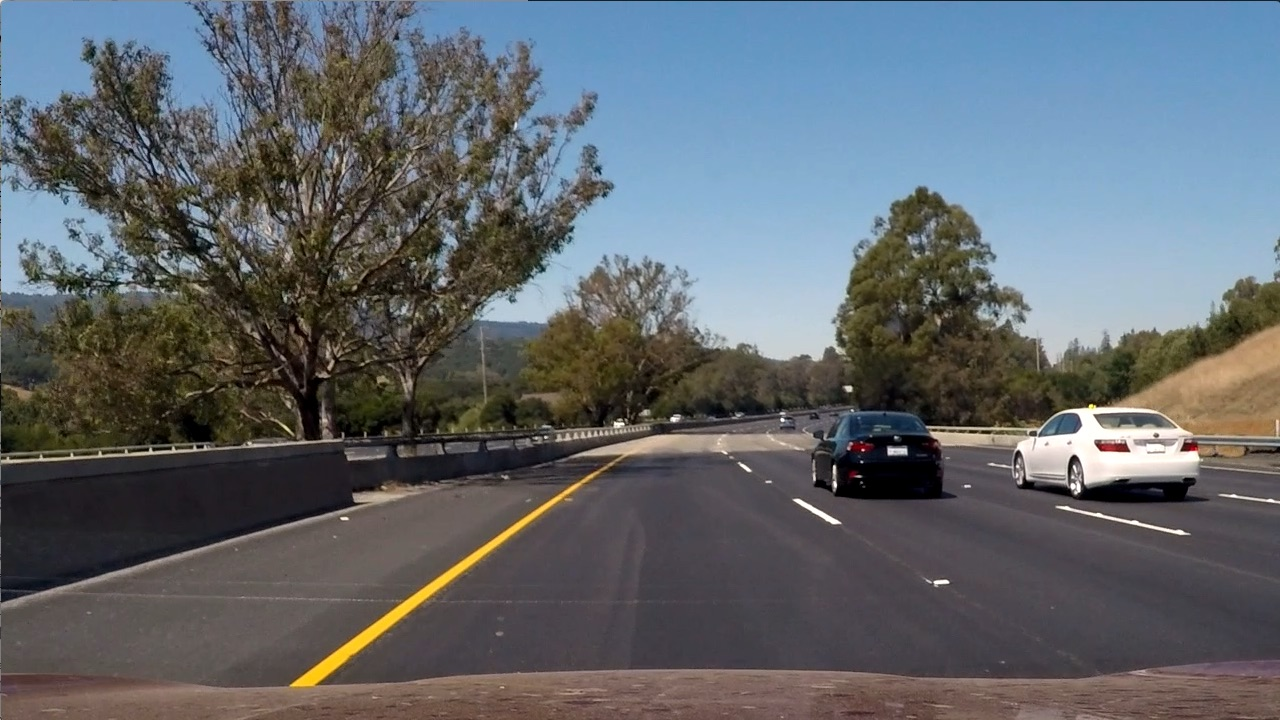
#> input picture CarND-Advanced-Lane-Lines/test_images/test6.jpg, 1280 x 720 px, found by its file name
$ python Code.py   (older library calls are emulated)
#> lines starting #> are read from the running program, lines starting #| are printed output that depends on the picture; after the words box and inside, x2 and y2 are one past the last pixel; in counts of white or black regions, pixels touching at a corner belong together
import numpy as np
import cv2
import matplotlib.pyplot as plt
import matplotlib.image as mpimg
import glob
import pylab


'''
images = glob.glob('/home/gokul/CarND-Advanced-Lane-Lines-master/camera_cal/calibration*.jpg')

objpoints = []
imgpoints = []

objp = np.zeros((6*9, 3), np.float32)
objp[:,:2] = np.mgrid[0:9,0:6].T.reshape(-1,2)
i = 0
for fname in images:
    image = cv2.imread(fname)
    gray = cv2.cvtColor(image, cv2.COLOR_BGR2GRAY)
    ret, corners = cv2.findChessboardCorners(gray, (9,6), None)
    i = i + 1
    imgpoints.append(corners)
    objpoints.append(objp)
    objpoint = []
    imgpoint = []
    imgpoint.append(corners)
    objpoint.append(objp)
    if ret == True:
        img = cv2.drawChessboardCorners(image, (9,6), corners, ret)
        ret, mtx, dist, rvecs, tvecs = cv2.calibrateCamera(objpoint, imgpoint, gray.shape[::-1], None, None)
        dst = cv2.undistort(img, mtx, dist, None, mtx)

ret, mtx, dist, rvecs, vecs = cv2.calibrateCamera(objpoints, imgpoints, gray.shape[::-1], None, None)
print(dist)
print(mtx)
j = 0
for fname in images:
    j = j + 1
    image = cv2.imread(fname)
    gray = cv2.cvtColor(image, cv2.COLOR_BGR2GRAY)
    ret, corners = cv2.findChessboardCorners(gray, (9, 6), None)
    img = cv2.drawChessboardCorners(image, (9, 6), corners, ret)
    dst = cv2.undistort(image, mtx, dist, None, mtx)

    if j == 17:
        plt.imshow(dst)
        plt.show()
        plt.imshow(image)
        plt.show()
'''

''' Using calibrated 'dist' and 'mtx' '''
dist = np.array([[-2.41017956e-01,  -5.30721171e-02,  -1.15810354e-03,  -1.28318858e-04,  2.67125300e-02]])
mtx = np.array([[1.15396093e+03,   0.00000000e+00,   6.69705357e+02],
                [0.00000000e+00,   1.14802496e+03,   3.85656234e+02],
                [0.00000000e+00,   0.00000000e+00,   1.00000000e+00]])
fname = ('/home/gokul/CarND-Advanced-Lane-Lines-master/test_images/test6.jpg')
image = cv2.imread(fname)
#> image is the input picture: shape (720, 1280, 3); mean B, G, R 107.9, 102.6, 97


def s_thresh(img, thresh=(0,255)):
    hls = cv2.cvtColor(img, cv2.COLOR_BGR2HLS)
    s_channel = hls[:, :, 2]
    s_thresh_min = thresh[0]
    s_thresh_max = thresh[1]
    s_binary = np.zeros_like(s_channel)
    s_binary[(s_channel >= s_thresh_min) & (s_channel <= s_thresh_max)] = 1
    return s_binary

def abs_sobel_thresh(img, orient, sobel_kernel=3, thresh=(0, 255)):
    gray = cv2.cvtColor(img, cv2.COLOR_BGR2GRAY)
    if orient == 'x':
        sobel = cv2.Sobel(gray, cv2.CV_64F, 1, 0)
    if orient == 'y':
        sobel = cv2.Sobel(gray, cv2.CV_64F, 0, 1)
    scaled_sobel = np.uint8((255*(np.absolute(sobel)))/np.max(np.absolute(sobel)))
    binary_image = np.zeros_like(scaled_sobel)
    binary_image[(scaled_sobel<thresh[1]) & (scaled_sobel>thresh[0])] = 1
    return binary_image

def mag_thresh(img, sobel_kernel=3, thresh=(0, 255)):
    gray = cv2.cvtColor(img, cv2.COLOR_BGR2GRAY)
    sobelx = cv2.Sobel(gray, cv2.CV_64F, 1, 0)
    sobely = cv2.Sobel(gray, cv2.CV_64F, 0, 1)
    sobel = np.sqrt((sobelx**2) + (sobely**2))
    scaled_sobel = np.uint8((255 * sobel) / np.max(sobel))
    binary_image = np.zeros_like(scaled_sobel)
    binary_image[(scaled_sobel < thresh[1]) & (scaled_sobel > thresh[0])] = 1
    return binary_image

def dir_threshold(img, sobel_kernel=3, thresh=(0, np.pi/2)):
    gray = cv2.cvtColor(img, cv2.COLOR_BGR2GRAY)
    sobelx = cv2.Sobel(gray, cv2.CV_64F, 1, 0)
    sobely = cv2.Sobel(gray, cv2.CV_64F, 0, 1)
    abs_sobelx = np.absolute(sobelx)
    abs_sobely = np.absolute(sobely)
    abs_grid = np.arctan2(abs_sobely, abs_sobelx)
    binary_image = np.zeros_like(abs_grid)
    binary_image[(abs_grid < thresh[1]) & (abs_grid > thresh[0])] = 1
    return binary_image

gradx = abs_sobel_thresh(image, orient='x', sobel_kernel=3, thresh=(20, 100))
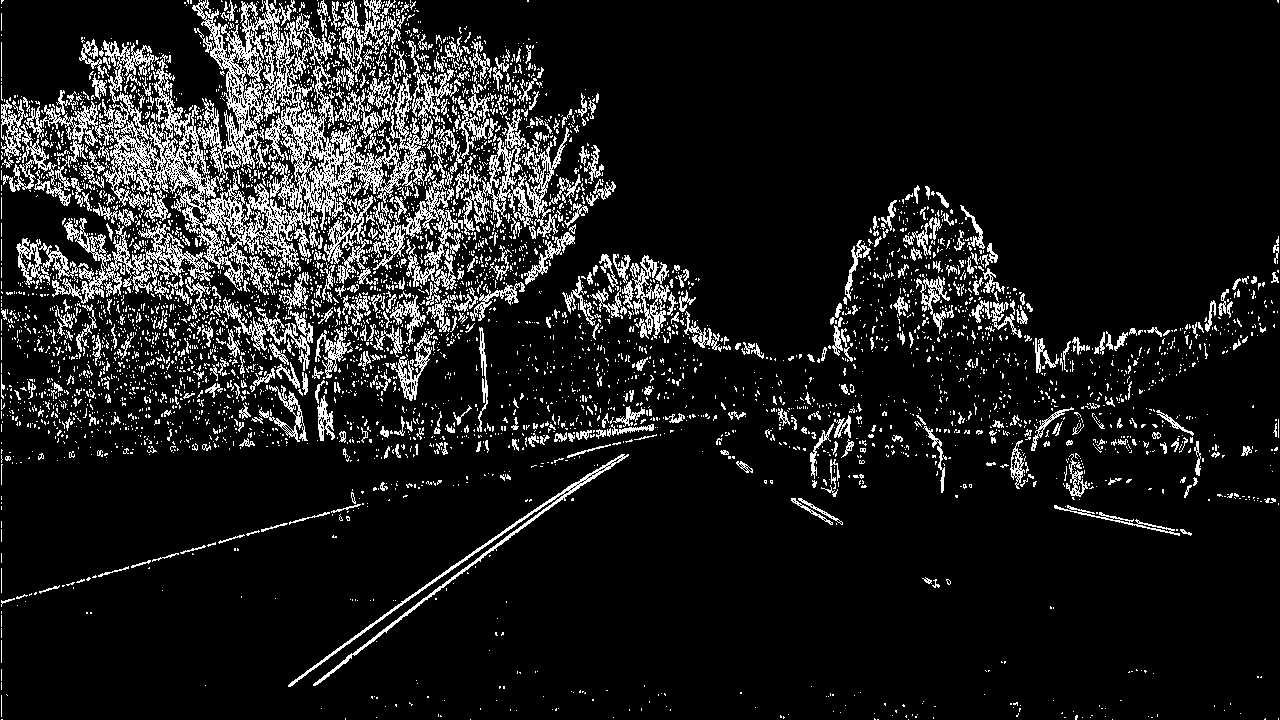
#> gradx: shape (720, 1280); values 0 (black) and 1 (white), 11.4% white in thin lines or dots
grady = abs_sobel_thresh(image, orient='y', sobel_kernel=3, thresh=(20, 100))
#> grady: shape (720, 1280); values 0 (black) and 1 (white), 13.8% white in thin lines or dots
mag_binary = mag_thresh(image, sobel_kernel=3, thresh=(50, 100))
#> mag_binary: shape (720, 1280); values 0 (black) and 1 (white), 5.5% white in thin lines or dots
dir_binary = dir_threshold(image, sobel_kernel=3, thresh=(0.7, 1.3))
#> dir_binary: shape (720, 1280) float64; values 0 (black) and 1 (white), 36.3% white in thin lines or dots
s_binary = s_thresh(image, thresh=(170, 255))
#> s_binary: shape (720, 1280); values 0 (black) and 1 (white), 2.2% white; 1315 white regions (1216 under 20 px), largest, box (x1, y1, x2, y2) and area: (1035, 401, 1199, 478) 3482, (290, 484, 580, 687) 3304, (835, 453, 941, 499) 1963

combined = np.zeros_like(dir_binary)
combined[(gradx == 1) & (grady == 1) | (dir_binary == 1) & (mag_binary == 1)] = 1
combined_binary = np.zeros_like(s_binary)
combined_binary[(s_binary == 1) | (combined == 1)] = 1

gray = cv2.cvtColor(image, cv2.COLOR_BGR2GRAY)
undst = cv2.undistort(gray, mtx, dist, None, mtx)
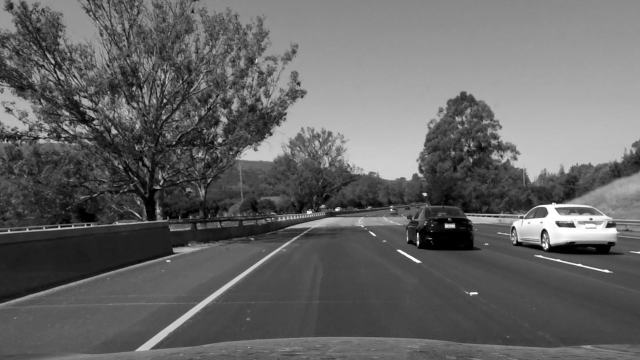
#> undst: shape (720, 1280) (shown at 1/2 size); min 0, max 255, mean 100.5
img_size = (image.shape[1], image.shape[0])
'''
src = np.float32(
    [[573, 465.781],
     [710, 465.781],
     [1040, 680],
     [260, 680]]
)
dst = np.float32(
    [[260, 20],
     [1040, 20],
     [1040, 680],
     [260, 680]]
)
M = cv2.getPerspectiveTransform(src, dst)
'''
M = np.array([[-6.18513104e-01,  -1.52256609e+00,   1.03534494e+03],
              [-9.43689571e-15,  -1.95321702e+00,   9.07598663e+02],
              [-1.47451495e-17,  -2.38016633e-03,   1.00000000e+00]])
binary_warped = cv2.warpPerspective(combined_binary, M, img_size, flags=cv2.INTER_LINEAR)
#> combined_binary: shape (720, 1280); values 0 (black) and 1 (white), 7.2% white in thin lines or dots
plt.imshow(binary_warped, cmap='gray')
plt.show()


histogram = np.sum(binary_warped[binary_warped.shape[0]//2:,:], axis=0)

out_img = np.dstack((binary_warped, binary_warped, binary_warped))*255

midpoint = np.int(histogram.shape[0]/2)
leftx_base = np.argmax(histogram[:midpoint])
rightx_base = np.argmax(histogram[midpoint:]) + midpoint

nwindows = 20

window_height = np.int(binary_warped.shape[0]/nwindows)

nonzero = binary_warped.nonzero()
nonzeroy = np.array(nonzero[0])
nonzerox = np.array(nonzero[1])

leftx_current = leftx_base
rightx_current = rightx_base

# Set the width of the windows +/- margin
margin = 100
# Set minimum number of pixels found to recenter window
minpix = 50

left_lane_inds = []
right_lane_inds = []

for window in range(nwindows):
    # Identify window boundaries in x and y (and right and left)
    win_y_low = binary_warped.shape[0] - (window+1)*window_height
    win_y_high = binary_warped.shape[0] - window*window_height
    win_xleft_low = leftx_current - margin
    win_xleft_high = leftx_current + margin
    win_xright_low = rightx_current - margin
    win_xright_high = rightx_current + margin
    # Draw the windows on the visualization image
    cv2.rectangle(out_img, (win_xleft_low, win_y_low), (win_xleft_high, win_y_high), (0, 255, 0), 2)
    cv2.rectangle(out_img, (win_xright_low, win_y_low), (win_xright_high, win_y_high), (0, 255, 0), 2)
    # Identify the nonzero pixels in x and y within the window
    good_left_inds = ((nonzeroy >= win_y_low) & (nonzeroy < win_y_high) & (nonzerox >= win_xleft_low) & (nonzerox < win_xleft_high)).nonzero()[0]
    good_right_inds = ((nonzeroy >= win_y_low) & (nonzeroy < win_y_high) & (nonzerox >= win_xright_low) & (nonzerox < win_xright_high)).nonzero()[0]
    # Append these indices to the lists
    left_lane_inds.append(good_left_inds)
    right_lane_inds.append(good_right_inds)
    # If you found > minpix pixels, recenter next window on their mean position
    if len(good_left_inds) > minpix:
        leftx_current = np.int(np.mean(nonzerox[good_left_inds]))
    if len(good_right_inds) > minpix:
        rightx_current = np.int(np.mean(nonzerox[good_right_inds]))
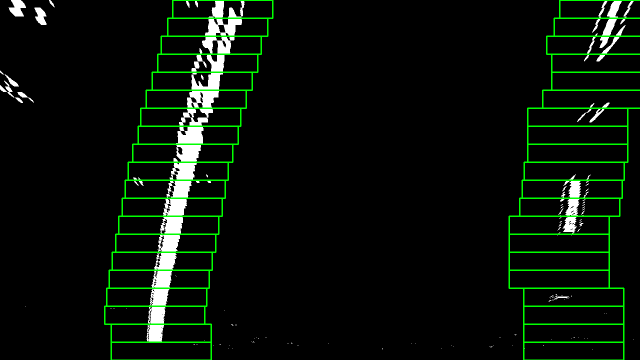
#> out_img: shape (720, 1280, 3) (shown at 1/2 size); mean of channels 0, 1, 2 8.7, 17.5, 8.7; drawn as B, G, R

# Concatenate the arrays of indices
left_lane_inds = np.concatenate(left_lane_inds)
right_lane_inds = np.concatenate(right_lane_inds)

# Extract left and right line pixel positions
leftx = nonzerox[left_lane_inds]
lefty = nonzeroy[left_lane_inds]
rightx = nonzerox[right_lane_inds]
righty = nonzeroy[right_lane_inds]

# Fit a second order polynomial to each
left_fit = np.polyfit(lefty, leftx, 2)
right_fit = np.polyfit(righty, rightx, 2)

ploty = np.linspace(0, binary_warped.shape[0]-1, binary_warped.shape[0])
left_fitx = left_fit[0]*ploty**2 + left_fit[1]*ploty + left_fit[2]
right_fitx = right_fit[0]*ploty**2 + right_fit[1]*ploty + right_fit[2]

out_img[nonzeroy[left_lane_inds], nonzerox[left_lane_inds]] = [255, 0, 0]
out_img[nonzeroy[right_lane_inds], nonzerox[right_lane_inds]] = [0, 0, 255]
plt.imshow(out_img)
plt.plot(left_fitx, ploty, color='yellow')
plt.plot(right_fitx, ploty, color='yellow')
plt.xlim(0, 1280)
plt.ylim(720, 0)
plt.show()
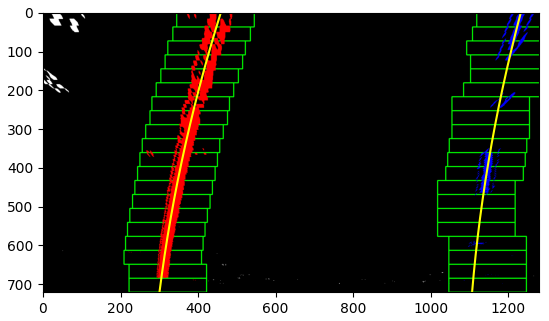
#> figure drawn by matplotlib, 1 panel

$ run again, with CarND-Advanced-Lane-Lines/test_images/test1.jpg copied over CarND-Advanced-Lane-Lines/test_images/test6.jpg
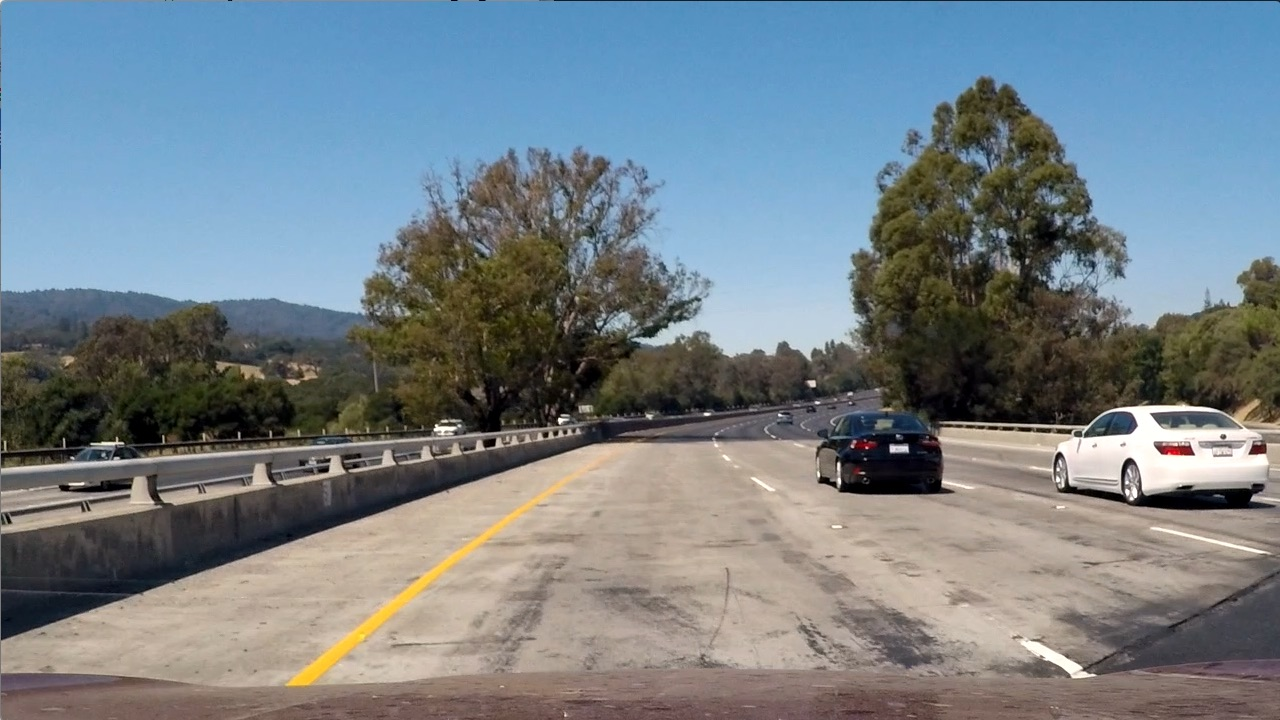
#> input picture CarND-Advanced-Lane-Lines/test_images/test1.jpg, 1280 x 720 px, found by its file name
#> image is the input picture: shape (720, 1280, 3); mean B, G, R 135.5, 128.7, 117.5
#> `gradx = abs_sobel_thresh(image, orient='x', sobel_kernel=3, thresh=(20..`:
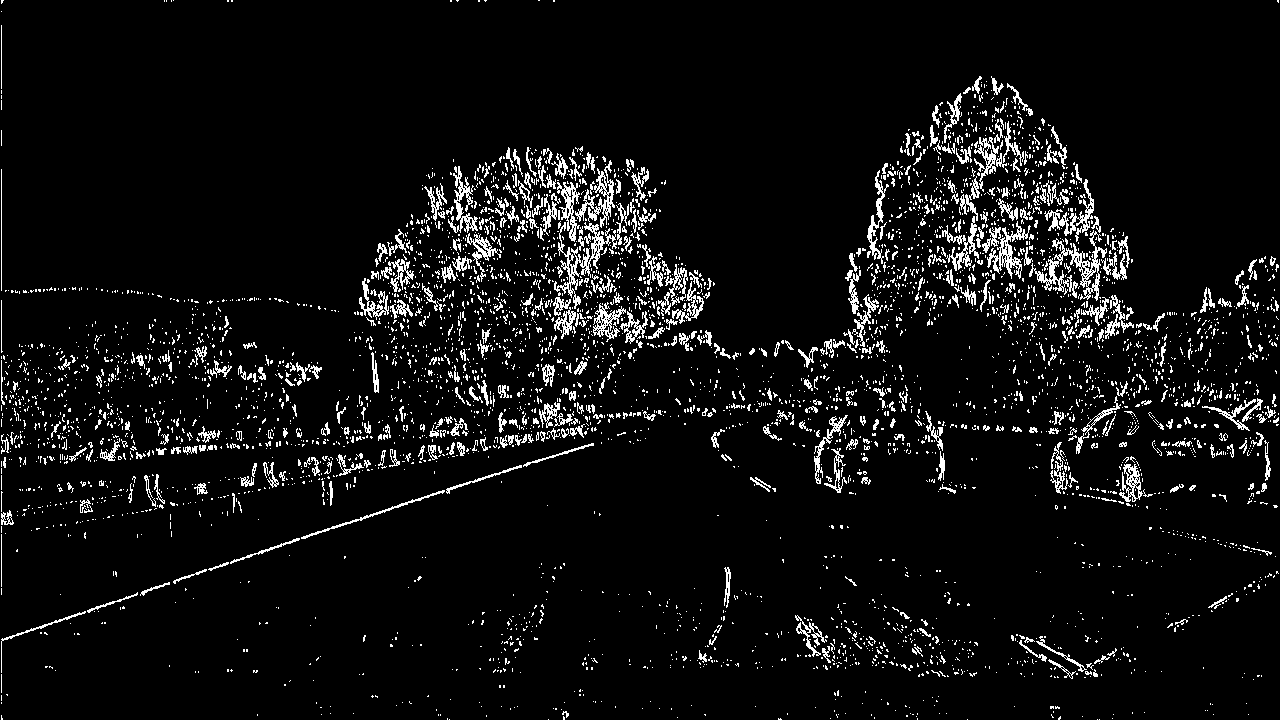
#> gradx: shape (720, 1280); values 0 (black) and 1 (white), 6.2% white in thin lines or dots
#> grady: shape (720, 1280); values 0 (black) and 1 (white), 8.7% white in thin lines or dots
#> mag_binary: shape (720, 1280); values 0 (black) and 1 (white), 3% white in thin lines or dots
#> dir_binary: shape (720, 1280) float64; values 0 (black) and 1 (white), 37.8% white in thin lines or dots
#> hls: shape (720, 1280, 3); mean of channels 0, 1, 2 60.2, 126.7, 74.4
#> s_binary: shape (720, 1280); values 0 (black) and 1 (white), 2.1% white; 892 white regions (801 under 20 px), largest, box (x1, y1, x2, y2) and area: (1079, 405, 1268, 489) 5047, (288, 477, 571, 686) 3455, (554, 0, 1278, 1) 724
#> combined_binary: shape (720, 1280); values 0 (black) and 1 (white), 4.3% white; 5488 white regions (5256 under 20 px), largest, box (x1, y1, x2, y2) and area: (1055, 402, 1269, 494) 5610, (288, 477, 571, 686) 3468, (1020, 637, 1090, 679) 748
#> `plt.show()`:
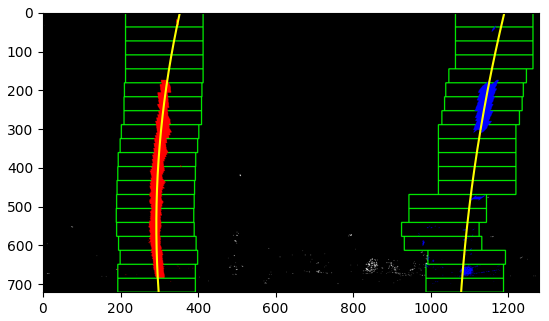
#> figure drawn by matplotlib, 1 panel
